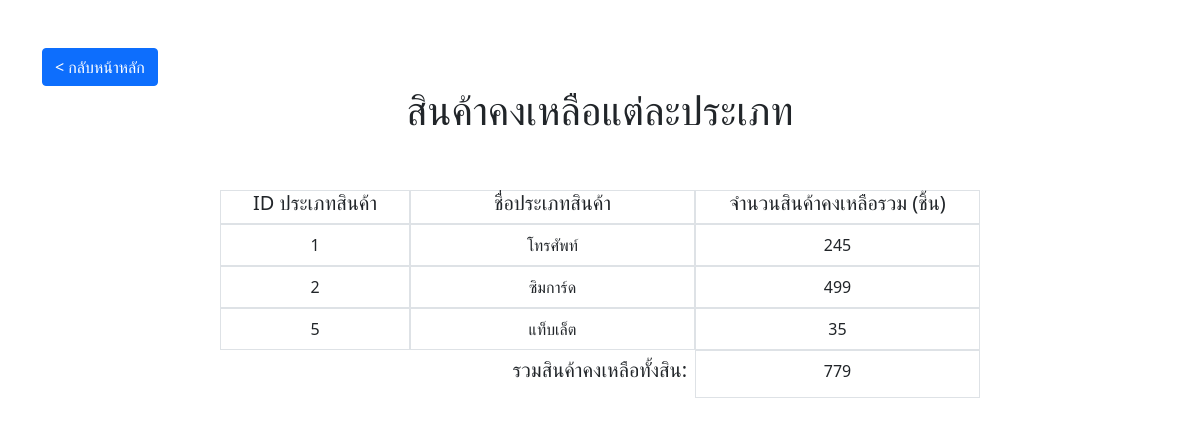
The page /reportType.php on the database its author committed.
### tables this page shows
CREATE TABLE `producttype` (
  `typeID` int(11) NOT NULL,
  `typeName` varchar(25) NOT NULL
);

### reportType.php (the view, shortened to what this page needs)
<?php
include('conectDB.php');
$sql = "SELECT producttype.typeID,producttype.typeName,SUM(product.quantity) AS quantity FROM producttype INNER JOIN product ON producttype.typeID=product.typeID  GROUP BY producttype.typeName ORDER BY producttype.typeID";
$type = mysqli_query($conect, $sql);
?>
<!DOCTYPE html>
<html lang="en">
<head>
    <link href="https://cdn.jsdelivr.net/npm/bootstrap@5.0.0-beta3/dist/css/bootstrap.min.css" rel="stylesheet">
</head>
<body>
    <div class="container mt-5">
        <a href="menu.php" class="btn btn-primary">
            < กลับหน้าหลัก</a>
                <div class="d-flex justify-content-center mb-5">
                    <h1>สินค้าคงเหลือแต่ละประเภท</h1>
                </div>
                <div class="row ">
                    <div class="col-md-2 d-flex justify-content-center">
                    </div>
                    <div class="col-md-2 d-flex justify-content-center border">
                        <h5>ID ประเภทสินค้า</h5>
                    </div>
                    <div class="col-md-3 d-flex justify-content-center border">
                    <h5>ชื่อประเภทสินค้า</h5>
                    </div>
                    <div class="col-md-3 d-flex justify-content-center border">
                    <h5>จำนวนสินค้าคงเหลือรวม (ชิ้น)</h5>
                    </div>
                    <div class="col-md-2 d-flex justify-content-center">
                    </div>
                </div>
                <?php $total = 0; ?>
                <?php while ($row = mysqli_fetch_array($type)) { ?>
                <?php $total += $row['quantity'];?>
                    <div class="row ">
                        <div class="col-md-2 d-flex justify-content-center">
                        </div>
                        <div class="col-md-2 d-flex justify-content-center border p-2">
                            <?php echo $row['typeID']; ?>
                        </div>
                        <div class="col-md-3 d-flex justify-content-center border p-2">
                            <?php echo $row['typeName']; ?>
                        </div>
                        <div class="col-md-3 d-flex justify-content-center border p-2">
                            <?php echo $row['quantity'];?>
                        </div>
                        <div class="col-md-2 d-flex justify-content-center">
                        </div>
                    </div>
                <?php } ?>
                <div class="row">
                    <div class="col-md-7 d-flex justify-content-end p-2">
                        <h5>รวมสินค้าคงเหลือทั้งสิน:</h5>
                    </div>
                    <div class="col-md-3 d-flex justify-content-center border p-2">
                        <?php echo $total ?>
                    </div>
                    <div class="col-md-2">
                    </div>
                </div>
    </div>
</body>
</html>

### rows shown on the page
producttype: typeID "1", typeName "โทรศัพท์", quantity "245"
producttype: typeID "2", typeName "ซิมการ์ด", quantity "499"
producttype: typeID "5", typeName "แท็บเล็ต", quantity "35"

### other values the page prints
$total "779"
